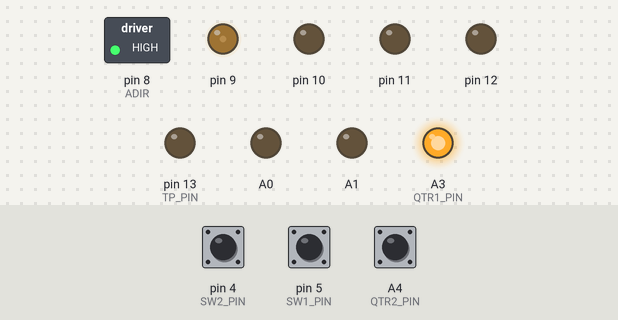
This sketch was run on a simulated Arduino Uno, built with avr-gcc and run on an emulated ATmega328P. Shown: switched loads named in the sketch (green lamp = pin HIGH), output pins drawn as LEDs (lit = HIGH). The test bench sets the inputs (shaded band); at power-on: A4 (QTR2_PIN) HIGH, pin 4 (SW2_PIN) HIGH, pin 5 (SW1_PIN) HIGH. What the sketch prints to the serial monitor is not drawn.

Above: at 1.2 s.
1.3 s: A4 (QTR2_PIN) pulled LOW for 0.15 s
At 1.37 s:
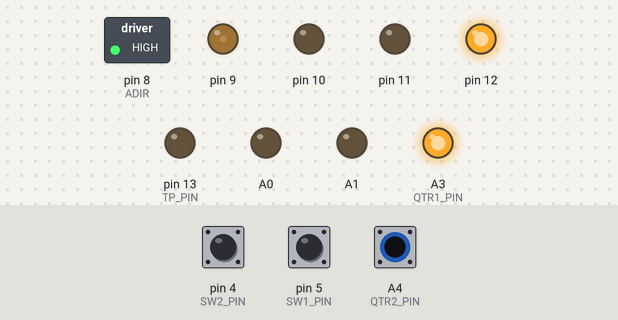
2.9 s: pin 4 (SW2_PIN) pulled LOW for 0.15 s
At 2.97 s:
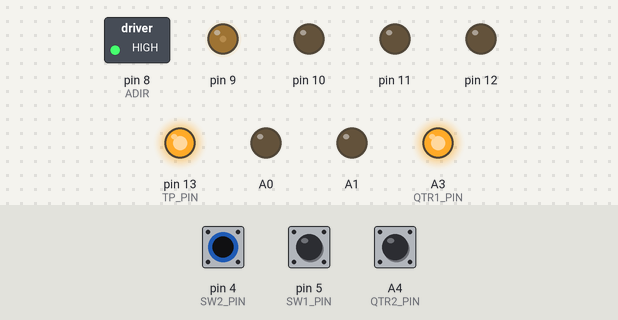
4.5 s: pin 4 (SW2_PIN) pulled LOW for 3.2 s
At 8.2 s:
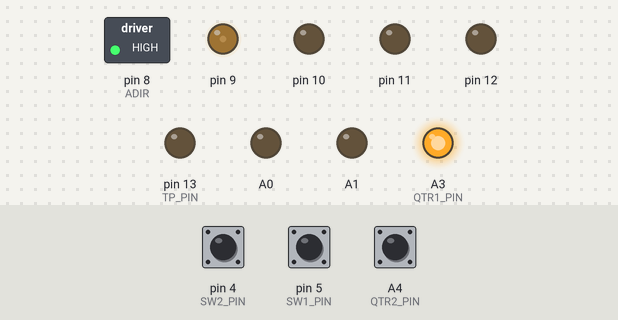
9.2 s: A4 (QTR2_PIN) pulled LOW for 3.2 s
At 10.6 s:
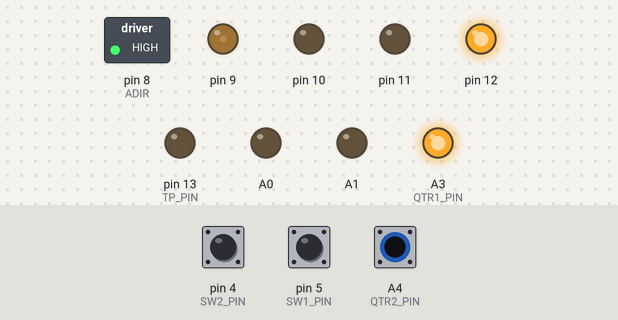
13.9 s: pin 4 (SW2_PIN) driven LOW and A4 (QTR2_PIN) driven LOW
At 14.2 s:
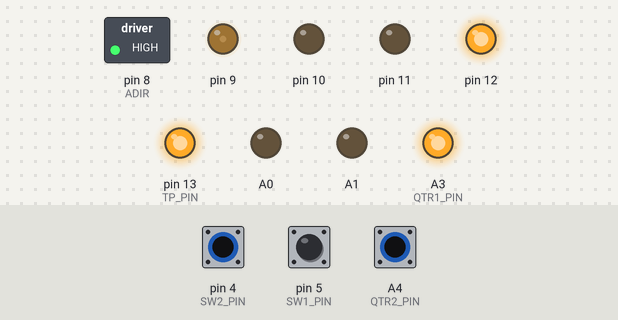
Timing chart, 0 to 16.4 s (numbered marks = the images above; inputs shaded):
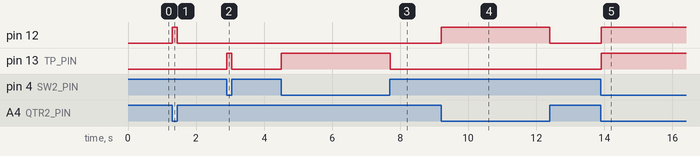

Measured:
- after the input at 1.3 s, pin 12: LOW → HIGH at once, → LOW 0.15 s later
- after the input at 2.9 s, pin 13 (TP_PIN): LOW → HIGH at once, → LOW 0.15 s later
- after the input at 4.5 s, pin 13 (TP_PIN): LOW → HIGH at once, → LOW 3.2 s later
- after the input at 9.2 s, pin 12: LOW → HIGH at once, → LOW 3.2 s later
- after the input at 13.9 s, pin 12, pin 13 (TP_PIN): LOW → HIGH at once

The sketch:

lab8sfr.ino
```cpp
//Michael Sarlo
//Lab 8-Motor

// Motor A
#define ADIR 8     // PORTB0  // DRV8355 phase set with GPIO
#define APWM 9     // PORTB1  // DRV8355 PWM set by Timer 2 direct pin drive

// Motor B
#define BDIR 11    // PORTB3
#define BPWM 10    // PORTB2

// reference Pot and Motor encoder connections
#define PCHA A1    // PORTC1
#define PCHB A0    // PORTC0
#define MCHA 3     // PORTD3
#define MCHB 2     // PORTD2

// Sensors and switches
#define SW1_PIN 5    // PORTD5
#define SW2_PIN 4     // PORTD4
#define KNOB_SW A2 // PORTC2
#define QTR2_PIN A4   // PORTC4
#define QTR1_PIN A3   // PORTC5

// Test points, indicators
#define LED1 12      // PORTB4
#define LED2 13      // PORTB5
#define TP_PIN 13   // PORTB5

const boolean isClockWise = true;
boolean motorDir;
boolean isDiskWhite, prevIsDiskWhite, isDiskB2W, isDiskW2B;
boolean isDownSw1 = false, prevIsDownSw1 = false, isUp2DnSw1;
boolean isDownSw2 = false, prevIsDownSw2 = false, isUp2DnSw2;

//*******************************************************************************************
void setup()
{
  Serial.begin(9600);
  Serial.println(F("Motor A Pong"));

  configurePins();   // define pin modes and initial states
  configureTimer1(); // setup timer 1  *** MODIIFY THIS FUNCTION

  //isDiskWhite = !digitalRead(QTR2_PIN);
  isDiskWhite = ((PINC & 0b00010000) == 0b00000000);
  motorDir = isClockWise;
  digitalWrite(ADIR, motorDir); //needs to be clocked in
  OCR1A = 150;  // init PWM to 25%
} // setup()

//*******************************************************************************************
void loop()
{
  readandconditioninputs();
//  isDownSw1 = !digitalRead(SW1_PIN);
//  isDownSw2 = !digitalRead(SW2_PIN);
  isDownSw1 = ((PIND & 0b00100000) == 0b00000000);
  isDownSw2 = ((PIND & 0b00010000) == 0b00000000);
//  digitalWrite(LED1, !digitalRead(QTR2_PIN)); // mirror QTR2 sensor to LED1
//  digitalWrite(LED2, isDownSw2);
  PORTD |= 0x30;
  PORTC |= 0x10;
  //OCR1A = 150;
  Serial.println(isDiskW2B);
  if (isDiskW2B || isDiskB2W){
    motorDir != motorDir;
    digitalWrite(ADIR, motorDir);
    //delay(200);
  }
//  else{
//    OCR1A = 0;
//  }


  //if (isDownSw2) OCR1A = 0;     //stops motor, comment out for ping-pong motion

  // Pong in white or black based on SW2 state

// ADD YOUR CODE HERE FOR PING-PONG MOTION OF MOTOR
// Partial (incomplete) pseudo code that may help you with ping-pong motion
//    motorDir = !motorDir;
//    digitalWrite(ADIR, motorDir);
//    delay(200);
//    isDiskWhite = !digitalRead(QTR2_PIN);
//

} // loop()

//*******************************************************************************************
void configurePins(void)
{
  // H-bridge Phase-Enable
//  pinMode(ADIR, OUTPUT);  digitalWrite(ADIR, LOW);  // 0: forward, 1: reverse
//  pinMode(APWM, OUTPUT);  digitalWrite(APWM, LOW);  // PWM motor modulation
//  pinMode(BDIR, OUTPUT);  digitalWrite(BDIR, LOW);  // 0: forward, 1: reverse
//  pinMode(BPWM, OUTPUT);  digitalWrite(BPWM, LOW);  // PWM motor modulation
  DDRB |= 0x0F;

  // Reference and Motor Encoders
//  pinMode(PCHA, INPUT);
//  pinMode(PCHB, INPUT);
//  pinMode(MCHA, INPUT_PULLUP);
//  pinMode(MCHB, INPUT_PULLUP);
  DDRC |= 0x0F;
  // Pushbuttons
//  pinMode(SW1_PIN, INPUT_PULLUP);      // stand alone push button
//  pinMode(SW2_PIN, INPUT_PULLUP);      // stand alone push button
//  pinMode(KNOB_SW, INPUT_PULLUP);  // pot switch
   DDRD &= 0xCF;
   DDRC &= 0xFB;
   PORTD |= 0x30;
   PORTC |= 0x04;
  // Test point on UNO13 -> PORTB5
//  pinMode(TP_PIN, OUTPUT); digitalWrite(TP_PIN, LOW);
//  pinMode(LED1, OUTPUT);   digitalWrite(LED1, LOW);
//  pinMode(LED2, OUTPUT);   digitalWrite(LED2, LOW);
    DDRB |= 0x30;

  // QTR Sensors
//  pinMode(QTR1_PIN, INPUT_PULLUP);
//  pinMode(QTR2_PIN, INPUT_PULLUP);
    DDRC &= 0xCF;
    PORTC |= 0x18;
} // end configurePins

//*******************************************************************************************
void configureTimer1(void) {
  // Configure Timer 1 (16 bit) for 20 kHz motor driver PWM generation.
  // Prescale the clock by a divisor of 1.
  // Set the mode to FAST PWM mode with ICR1 defined cycle length (TOP value), (Mode 14)
  // and OCR1 defined duty cycle (compare).
  // Set COM1A bits for clear on compare.
  TCCR1A = 0x82;
  TCCR1B = 0x19;
  OCR1A = 199;
  ICR1 = 799;

} // end configureTimer1

//*******************************************************************************************
void readandconditioninputs(){
//  isDownSw1 = !digitalRead(SW1_PIN);
//  isDownSw2 = !digitalRead(SW2_PIN);
  isDownSw1 = ((PIND & 0b00100000) == 0b00000000);
  isDownSw2 = ((PIND & 0b00010000) == 0b00000000);

  prevIsDiskWhite = !isDiskWhite;
  isDiskWhite = !digitalRead(QTR2_PIN);
  isDiskWhite = ((PINC & 0b00010000) == 0b00000000);

  isDiskB2W = (isDiskWhite && !prevIsDiskWhite);
  isDiskW2B = (!isDiskWhite && prevIsDiskWhite);
  if(isDiskWhite){
    PORTB |= 0b00010000;
  }
  else{
    PORTB &= 0xEF;
  }
  if(isDownSw2){
    PORTB |= 0x20;
  }
  else{
    PORTB &= 0xDF;
  }
//  digitalWrite(LED1, isDiskWhite);
//  digitalWrite(LED2, isDownSw2);
}
//*******************************************************************************************
void switchdirectionmotor(){//ask prof about this


}
```
